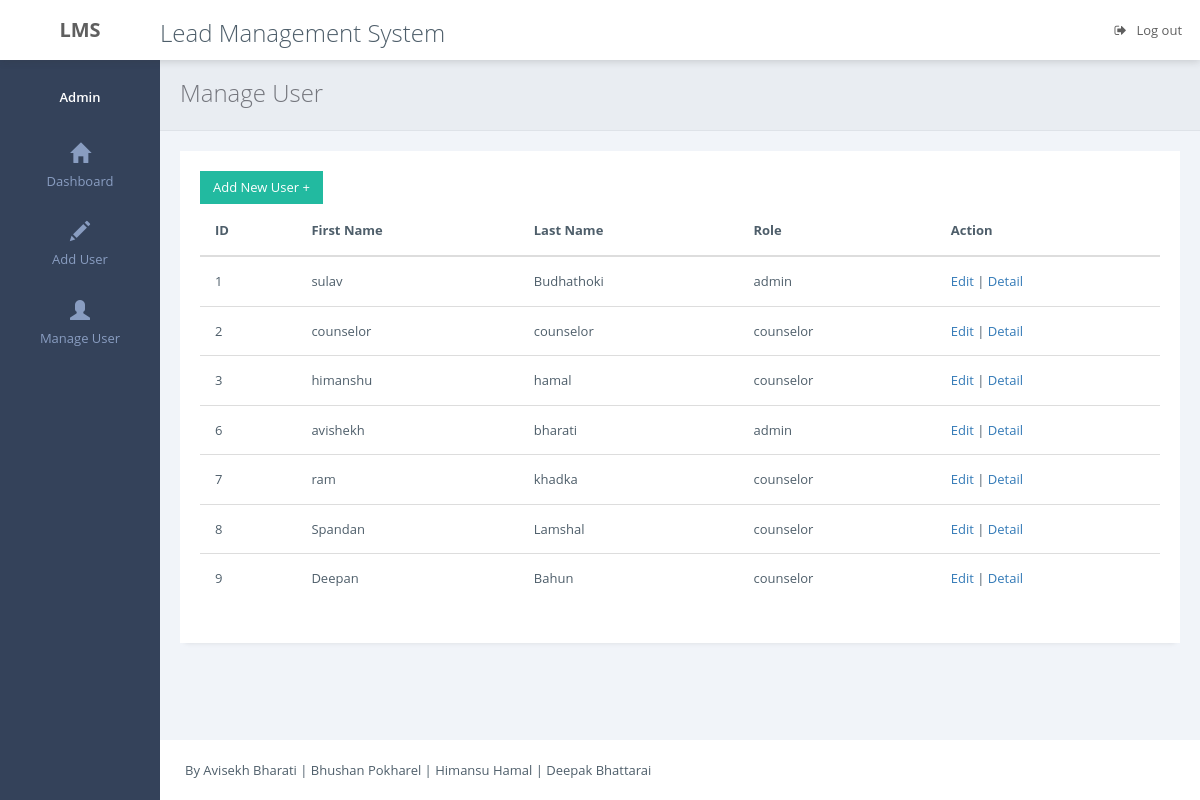
The page /admin (signed in) on the database its author committed.
### tables this page shows
CREATE TABLE IF NOT EXISTS `user` (
  `user_id` int(11) NOT NULL AUTO_INCREMENT,
  `fname` varchar(20) NOT NULL,
  `lname` varchar(20) NOT NULL,
  `address` varchar(50) NOT NULL,
  `contactno` varchar(20) NOT NULL,
  `email` varchar(50) NOT NULL,
  `password` varchar(100) NOT NULL,
  `role` tinyint(1) NOT NULL,
  PRIMARY KEY (`user_id`)
);

### application/core/controller.php (called while the page is built, shortened)
<?php
class Controller
{
    public $db = null;
    private function openDatabaseConnection()
    {
        $options = array(PDO::ATTR_DEFAULT_FETCH_MODE => PDO::FETCH_OBJ, PDO::ATTR_ERRMODE => PDO::ERRMODE_WARNING);
        $this->db = new PDO(DB_TYPE . ':host=' . DB_HOST . ';dbname=' . DB_NAME . ';charset=' . DB_CHARSET, DB_USER, DB_PASS, $options);
    }
    public function loadModel()
    {
        require APP . 'model/lmsmodel.php';
        $this->model=new LmsModel($this->db);
    }
}

### application/controller/admin.php (called while the page is built, shortened)
<?php
if($_SESSION['usertype']==1){
class Admin extends Controller
{
	public function index(){
		$list = $this->model->getAllUsers();
	 	require APP . 'view/_templates/header1.php';
        require APP . 'view/admin/manage-counselor.php';
        require APP . 'view/_templates/footer1.php';
	}
}
}
else
	echo 'Failed !';
?>

### public/index.php (called while the page is built, shortened)
<?php
require APP . 'core/application.php';
require APP . 'core/controller.php';
$app = new Application();

### application/model/lmsmodel.php (called while the page is built, shortened)
<?php
class LmsModel
{
    function __construct($db)
    {
        try {
            $this->db = $db;
        } catch (PDOException $e) {
            exit('Database connection could not be established.');
        }
    }
    public function getAllUsers(){
        $sql = "Select * from user";
        $query = $this->db->prepare($sql);
        $query->execute();
        return $query->fetchAll();
    }
}
?>

### application/view/admin/manage-counselor.php (the view)
<div class="page-inner">
    <div class="page-title">
        <h3>Manage User</h3>
    </div>
    <div id="main-wrapper">
        <div class="row">
            <div class="col-md-12">
                <div class="panel panel-white">
                    <div class="panel-heading clearfix">
                        <a href="<?php echo URL;?>admin/addCounselor"><button class="btn btn-success" type="button">Add New User +</button></a>
                    </div>
                    <div class="panel-body">
                        <div class="table-responsive">
                            <table id="dueToday" class="display table" cellspacing="0" width="100%">
                                <thead>
                                    <tr>
                                        <th>ID</th>
                                        <th>First Name</th>
                                        <th>Last Name</th>
                                        <th>Role</th>
                                        <th>Action</th>
                                    </tr>
                                </thead>
                                <tbody>
                                    <?php foreach ($list as $user) {?>
                                    <tr>
                                        <td><?php echo $user->user_id; ?></td>
                                        <td><?php echo $user->fname; ?></td>
                                        <td><?php echo $user->lname; ?></td>
                                        <td><?php   if( $user->role == 1){echo 'admin';} else{echo 'counselor';}; ?></td>
                                        <td>
                                            <a href="<?php echo URL; ?>admin/editUser/<?php echo $user->user_id; ?>">
                                                Edit
                                            </a>
                                            |
                                            <a href="<?php echo URL; ?>admin/userDetails/<?php echo $user->user_id; ?>">
                                                Detail
                                            </a>
                                        </td>
                                    </tr>
                                    <?php  } ?>
                                </tbody>
                            </table>
                        </div>
                    </div>
                </div>
            </div>
        </div>
    </div>

### application/core/application.php (shortened to what this page needs)
<?php
class Application
{
    private $url_controller = null;
    private $url_action = null;
    private $url_params = array();
    public function __construct()
    {
        if (!$this->url_controller) {
            require APP . 'controller/home.php';
            $page = new Home();
            $page->index();
        } elseif (file_exists(APP . 'controller/' . $this->url_controller . '.php')) {
            $this->url_controller = new $this->url_controller();
            if (method_exists($this->url_controller, $this->url_action)) {
                if (!empty($this->url_params)) {
                    call_user_func_array(array($this->url_controller, $this->url_action), $this->url_params);
                } else {
                    $this->url_controller->{$this->url_action}();
                }
            } else {
                if (strlen($this->url_action) == 0) {
                    $this->url_controller->index();
                }
                else {
                   header('location: ' . URL . 'error');
                }
            }
        } else {
            header('location: ' . URL . 'error');
        }
    }
    private function splitUrl()
    {
        if (isset($_GET['url'])) {
            $url = trim($_GET['url'], '/');
            $url = filter_var($url, FILTER_SANITIZE_URL);
            $url = explode('/', $url);
            $this->url_controller = isset($url[0]) ? $url[0] : null;
            $this->url_action = isset($url[1]) ? $url[1] : null;
            unset($url[0], $url[1]);
            $this->url_params = array_values($url);
        }
    }
}

### application/view/_templates/header1.php (shortened to what this page needs)
<!DOCTYPE html>
<html>
    <head>
        <link href="<?php echo URL; ?>assets/plugins/pace-master/themes/blue/pace-theme-flash.css" rel="stylesheet"/>
        <link href="<?php echo URL; ?>assets/plugins/uniform/css/uniform.default.min.css" rel="stylesheet"/>
        <link href="<?php echo URL; ?>assets/plugins/bootstrap/css/bootstrap.min.css" rel="stylesheet" type="text/css"/>
        <link href="<?php echo URL; ?>assets/plugins/fontawesome/css/font-awesome.css" rel="stylesheet" type="text/css"/>
        <link href="<?php echo URL; ?>assets/plugins/line-icons/simple-line-icons.css" rel="stylesheet" type="text/css"/>
        <link href="<?php echo URL; ?>assets/plugins/offcanvasmenueffects/css/menu_cornerbox.css" rel="stylesheet" type="text/css"/>
        <link href="<?php echo URL; ?>assets/plugins/waves/waves.min.css" rel="stylesheet" type="text/css"/>
        <link href="<?php echo URL; ?>assets/plugins/switchery/switchery.min.css" rel="stylesheet" type="text/css"/>
        <link href="<?php echo URL; ?>assets/plugins/3d-bold-navigation/css/style.css" rel="stylesheet" type="text/css"/>
        <link href="<?php echo URL; ?>assets/css/modern.min.css" rel="stylesheet" type="text/css"/>
        <link href="<?php echo URL; ?>assets/css/themes/white.css" class="theme-color" rel="stylesheet" type="text/css"/>
        <link href="<?php echo URL; ?>assets/css/custom.css" rel="stylesheet" type="text/css"/>
    </head>
    <body class="page-header-fixed">
    <main class="page-content content-wrap">
        <div class="navbar">
            <div class="navbar-inner">
                <div class="logo-box">
                    <a href="main.html" class="logo-text"><span>LMS</span></a>
                </div>
                <div class="topmenu-outer">
                    <div class="top-menu">
                        <ul class="nav navbar-nav navbar-left">
                            <li>
                                <h2>Lead Management System</h2>
                            </li>
                        </ul>
                        <ul class="nav navbar-nav navbar-right">
                            <li>
                                <a href="<?php echo URL.'lead/logout' ?>" class="log-out waves-effect waves-button waves-classic">
                                    <span><i class="fa fa-sign-out m-r-xs"></i>Log out</span>
                                </a>
                            </li>
                        </ul>
                    </div>
                </div>
            </div>
        </div>
        <div class="page-sidebar sidebar">
            <div class="page-sidebar-inner slimscroll">
                <div class="sidebar-header">
                    <div class="sidebar-profile"><div class="sidebar-profile-details">
                            <span>Admin</span>
                        </div>
                    </div>
                </div>
                <ul class="menu accordion-menu">
                    <li><a href="<?php echo URL;?>dashboard/admin"><span class="menu-icon glyphicon glyphicon-home"></span><p>Dashboard</p></a></li>
                    <li><a href="<?php echo URL;?>admin/addCounselor"><span class="menu-icon glyphicon glyphicon-pencil"></span><p>Add User</p></a></li>
                    <li><a href="<?php echo URL; ?>admin"><span class="menu-icon glyphicon glyphicon-user"></span><p>Manage User</p></a></li>
                </ul>
            </div>
        </div>

### application/view/_templates/footer1.php (shortened to what this page needs)
 <div class="page-footer">
                <p class="no-s">By Avisekh Bharati | Bhushan Pokharel | Himansu Hamal | Deepak Bhattarai</p>
            </div>
        </div>
    </main>
</body>
</html>

### public/assets/css/themes/white.css (style rules this page uses)
.page-content { background: #34425A; }
.navbar .logo-box { background: #fff; }
.navbar .logo-box a { color: #5f5f5f; }
.sidebar { background: #34425A; }
.sidebar-header { background: #34425A; }
.menu { background: #34425A; }
.menu.accordion-menu a { color: #899dc1; }

### rows shown on the page
user: user_id "1", fname "sulav", lname "Budhathoki", role "admin"
user: user_id "2", fname "counselor", lname "counselor", role "counselor"
user: user_id "3", fname "himanshu", lname "hamal", role "counselor"
user: user_id "6", fname "avishekh", lname "bharati", role "admin"
user: user_id "7", fname "ram", lname "khadka", role "counselor"
user: user_id "8", fname "Spandan", lname "Lamshal", role "counselor"
user: user_id "9", fname "Deepan", lname "Bahun", role "counselor"
